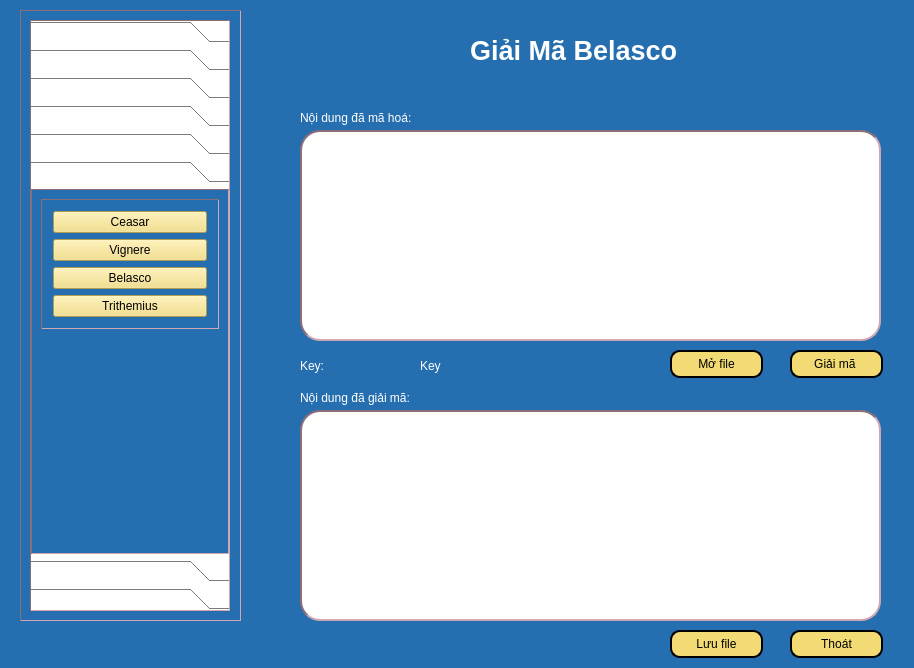
<?xml version="1.0" encoding="UTF-8"?>
<ui version="4.0">
 <class>Dialog</class>
 <widget class="QDialog" name="Dialog">
  <property name="geometry">
   <rect>
    <x>0</x>
    <y>0</y>
    <width>914</width>
    <height>668</height>
   </rect>
  </property>
  <property name="windowTitle">
   <string>Dialog</string>
  </property>
  <property name="styleSheet">
   <string notr="true">background-color:rgb(37, 111, 176);
color:white;</string>
  </property>
  <widget class="QPushButton" name="btnSaveFile">
   <property name="geometry">
    <rect>
     <x>670</x>
     <y>630</y>
     <width>93</width>
     <height>28</height>
    </rect>
   </property>
   <property name="styleSheet">
    <string notr="true">background-color: rgb(242, 219, 116);
border-radius: 10px;
border: 2px solid black;
color:black;</string>
   </property>
   <property name="text">
    <string>Lưu file</string>
   </property>
   <property name="icon">
    <iconset>
     <normaloff>../Icon/icons8-save-file-64.png</normaloff>../Icon/icons8-save-file-64.png</iconset>
   </property>
  </widget>
  <widget class="QLabel" name="label_4">
   <property name="geometry">
    <rect>
     <x>300</x>
     <y>390</y>
     <width>181</width>
     <height>16</height>
    </rect>
   </property>
   <property name="text">
    <string>Nội dung đã giải mã:</string>
   </property>
  </widget>
  <widget class="QPushButton" name="btnOpenFile">
   <property name="geometry">
    <rect>
     <x>670</x>
     <y>350</y>
     <width>93</width>
     <height>28</height>
    </rect>
   </property>
   <property name="styleSheet">
    <string notr="true">background-color: rgb(242, 219, 116);
border-radius: 10px;
border: 2px solid black;
color:black;</string>
   </property>
   <property name="text">
    <string>Mở file</string>
   </property>
   <property name="icon">
    <iconset>
     <normaloff>../Icon/icons8-open-file-40.png</normaloff>../Icon/icons8-open-file-40.png</iconset>
   </property>
  </widget>
  <widget class="QLabel" name="label_2">
   <property name="geometry">
    <rect>
     <x>300</x>
     <y>110</y>
     <width>181</width>
     <height>16</height>
    </rect>
   </property>
   <property name="text">
    <string>Nội dung đã mã hoá:</string>
   </property>
  </widget>
  <widget class="QLabel" name="label_3">
   <property name="geometry">
    <rect>
     <x>300</x>
     <y>350</y>
     <width>131</width>
     <height>31</height>
    </rect>
   </property>
   <property name="text">
    <string>Key:</string>
   </property>
  </widget>
  <widget class="QPushButton" name="btnGiaiMa">
   <property name="geometry">
    <rect>
     <x>790</x>
     <y>350</y>
     <width>93</width>
     <height>28</height>
    </rect>
   </property>
   <property name="styleSheet">
    <string notr="true">background-color: rgb(242, 219, 116);
border-radius: 10px;
border: 2px solid black;
color:black;</string>
   </property>
   <property name="text">
    <string>Giải mã </string>
   </property>
   <property name="icon">
    <iconset>
     <normaloff>../Icon/icons8-encode-32.png</normaloff>../Icon/icons8-encode-32.png</iconset>
   </property>
  </widget>
  <widget class="QLabel" name="label">
   <property name="geometry">
    <rect>
     <x>470</x>
     <y>10</y>
     <width>281</width>
     <height>81</height>
    </rect>
   </property>
   <property name="font">
    <font>
     <pointsize>20</pointsize>
     <weight>75</weight>
     <bold>true</bold>
    </font>
   </property>
   <property name="text">
    <string>Giải Mã Belasco</string>
   </property>
  </widget>
  <widget class="QTextEdit" name="txtVanBanGoc">
   <property name="geometry">
    <rect>
     <x>300</x>
     <y>410</y>
     <width>581</width>
     <height>211</height>
    </rect>
   </property>
   <property name="styleSheet">
    <string notr="true">background-color: white;
border: 2px inset #8b6f78;
border-radius:20px;
color:black;</string>
   </property>
  </widget>
  <widget class="QTextEdit" name="txtCiphertext">
   <property name="geometry">
    <rect>
     <x>300</x>
     <y>130</y>
     <width>581</width>
     <height>211</height>
    </rect>
   </property>
   <property name="styleSheet">
    <string notr="true">background-color: white;
border: 2px inset #8b6f78;
border-radius:20px;
color:black;</string>
   </property>
  </widget>
  <widget class="QLabel" name="txtKey">
   <property name="geometry">
    <rect>
     <x>420</x>
     <y>350</y>
     <width>91</width>
     <height>31</height>
    </rect>
   </property>
   <property name="styleSheet">
    <string notr="true"/>
   </property>
   <property name="text">
    <string>Key</string>
   </property>
  </widget>
  <widget class="QPushButton" name="btnClose">
   <property name="geometry">
    <rect>
     <x>790</x>
     <y>630</y>
     <width>93</width>
     <height>28</height>
    </rect>
   </property>
   <property name="styleSheet">
    <string notr="true">background-color: rgb(242, 219, 116);
border-radius: 10px;
border: 2px solid black;
color:black;</string>
   </property>
   <property name="text">
    <string>Thoát</string>
   </property>
   <property name="icon">
    <iconset>
     <normaloff>../Icon/icons8-exit-50.png</normaloff>../Icon/icons8-exit-50.png</iconset>
   </property>
  </widget>
  <widget class="QFrame" name="frame">
   <property name="geometry">
    <rect>
     <x>20</x>
     <y>10</y>
     <width>221</width>
     <height>611</height>
    </rect>
   </property>
   <property name="styleSheet">
    <string notr="true">QFrame {
  border-width: 1px;
  border: 1px inset #8b6f78;
}</string>
   </property>
   <property name="frameShape">
    <enum>QFrame::StyledPanel</enum>
   </property>
   <property name="frameShadow">
    <enum>QFrame::Raised</enum>
   </property>
   <layout class="QVBoxLayout" name="verticalLayout_8">
    <item>
     <widget class="QToolBox" name="toolBox">
      <property name="enabled">
       <bool>true</bool>
      </property>
      <property name="sizePolicy">
       <sizepolicy hsizetype="Preferred" vsizetype="Preferred">
        <horstretch>0</horstretch>
        <verstretch>0</verstretch>
       </sizepolicy>
      </property>
      <property name="maximumSize">
       <size>
        <width>200</width>
        <height>16777215</height>
       </size>
      </property>
      <property name="layoutDirection">
       <enum>Qt::LeftToRight</enum>
      </property>
      <property name="styleSheet">
       <string notr="true">QPushButton {
  background-color: #FFC4D0;
}
QToolBox {
 background-color: #FFFFFF;;
  color: #EEEEEE;
}</string>
      </property>
      <property name="currentIndex">
       <number>5</number>
      </property>
      <widget class="QWidget" name="page">
       <property name="geometry">
        <rect>
         <x>0</x>
         <y>0</y>
         <width>119</width>
         <height>74</height>
        </rect>
       </property>
       <attribute name="label">
        <string>Mã hóa chuyển vị</string>
       </attribute>
       <layout class="QVBoxLayout" name="verticalLayout_3">
        <item alignment="Qt::AlignTop">
         <widget class="QFrame" name="frame_6">
          <property name="frameShape">
           <enum>QFrame::StyledPanel</enum>
          </property>
          <property name="frameShadow">
           <enum>QFrame::Raised</enum>
          </property>
          <layout class="QVBoxLayout" name="verticalLayout_5">
           <property name="leftMargin">
            <number>11</number>
           </property>
           <property name="topMargin">
            <number>11</number>
           </property>
           <property name="rightMargin">
            <number>11</number>
           </property>
           <property name="bottomMargin">
            <number>11</number>
           </property>
           <item>
            <widget class="QPushButton" name="actionHai_dong_MaHoa">
             <property name="styleSheet">
              <string notr="true">background-color: rgb(242, 219, 116);
color:black;</string>
             </property>
             <property name="text">
              <string>Chuyển vị hai dòng</string>
             </property>
            </widget>
           </item>
           <item>
            <widget class="QPushButton" name="actionNhieu_dong_MaHoa">
             <property name="styleSheet">
              <string notr="true">background-color: rgb(242, 219, 116);
color:black;</string>
             </property>
             <property name="text">
              <string>Chuyển vị nhiều dòng</string>
             </property>
            </widget>
           </item>
          </layout>
         </widget>
        </item>
       </layout>
      </widget>
      <widget class="QWidget" name="page_2">
       <property name="geometry">
        <rect>
         <x>0</x>
         <y>0</y>
         <width>98</width>
         <height>106</height>
        </rect>
       </property>
       <attribute name="label">
        <string>Mã hóa thay thế</string>
       </attribute>
       <layout class="QVBoxLayout" name="verticalLayout_4">
        <item alignment="Qt::AlignTop">
         <widget class="QFrame" name="frame_10">
          <property name="frameShape">
           <enum>QFrame::StyledPanel</enum>
          </property>
          <property name="frameShadow">
           <enum>QFrame::Raised</enum>
          </property>
          <layout class="QVBoxLayout" name="verticalLayout_6">
           <item>
            <widget class="QPushButton" name="actionCeasar_MaHoa">
             <property name="styleSheet">
              <string notr="true">background-color: rgb(242, 219, 116);
color:black;</string>
             </property>
             <property name="text">
              <string>Ceasar</string>
             </property>
            </widget>
           </item>
           <item>
            <widget class="QPushButton" name="actionVignere_MaHoa">
             <property name="styleSheet">
              <string notr="true">background-color: rgb(242, 219, 116);
color:black;</string>
             </property>
             <property name="text">
              <string>Vignere</string>
             </property>
            </widget>
           </item>
           <item>
            <widget class="QPushButton" name="actionBelasco_MaHoa">
             <property name="styleSheet">
              <string notr="true">background-color: rgb(242, 219, 116);
color:black;</string>
             </property>
             <property name="text">
              <string>Belasco</string>
             </property>
            </widget>
           </item>
           <item>
            <widget class="QPushButton" name="actionTrithemius_MaHoa">
             <property name="styleSheet">
              <string notr="true">background-color: rgb(242, 219, 116);
color:black;</string>
             </property>
             <property name="text">
              <string>Trithemius</string>
             </property>
            </widget>
           </item>
          </layout>
         </widget>
        </item>
       </layout>
      </widget>
      <widget class="QWidget" name="page_3">
       <property name="geometry">
        <rect>
         <x>0</x>
         <y>0</y>
         <width>98</width>
         <height>106</height>
        </rect>
       </property>
       <attribute name="label">
        <string>Mã hóa XOR</string>
       </attribute>
       <layout class="QVBoxLayout" name="verticalLayout_7">
        <item alignment="Qt::AlignTop">
         <widget class="QFrame" name="frame_11">
          <property name="frameShape">
           <enum>QFrame::StyledPanel</enum>
          </property>
          <property name="frameShadow">
           <enum>QFrame::Raised</enum>
          </property>
          <layout class="QVBoxLayout" name="verticalLayout_9">
           <item>
            <widget class="QPushButton" name="actionXORCeasar_MaHoa">
             <property name="styleSheet">
              <string notr="true">background-color: rgb(242, 219, 116);
color:black;</string>
             </property>
             <property name="text">
              <string>Ceasar</string>
             </property>
            </widget>
           </item>
           <item>
            <widget class="QPushButton" name="actionXORVignere_MaHoa">
             <property name="styleSheet">
              <string notr="true">background-color: rgb(242, 219, 116);
color:black;</string>
             </property>
             <property name="text">
              <string>Vignere</string>
             </property>
            </widget>
           </item>
           <item>
            <widget class="QPushButton" name="actionXORBelasco_MaHoa">
             <property name="styleSheet">
              <string notr="true">background-color: rgb(242, 219, 116);
color:black;</string>
             </property>
             <property name="text">
              <string>Belasco</string>
             </property>
            </widget>
           </item>
           <item>
            <widget class="QPushButton" name="actionXORTrithemius_MaHoa">
             <property name="styleSheet">
              <string notr="true">background-color: rgb(242, 219, 116);
color:black;</string>
             </property>
             <property name="text">
              <string>Trithemius</string>
             </property>
            </widget>
           </item>
          </layout>
         </widget>
        </item>
       </layout>
      </widget>
      <widget class="QWidget" name="page_4">
       <property name="geometry">
        <rect>
         <x>0</x>
         <y>0</y>
         <width>98</width>
         <height>85</height>
        </rect>
       </property>
       <attribute name="label">
        <string>Mã hóa hiện đại</string>
       </attribute>
       <layout class="QVBoxLayout" name="verticalLayout_11">
        <item alignment="Qt::AlignTop">
         <widget class="QFrame" name="frame_12">
          <property name="frameShape">
           <enum>QFrame::StyledPanel</enum>
          </property>
          <property name="frameShadow">
           <enum>QFrame::Raised</enum>
          </property>
          <layout class="QVBoxLayout" name="verticalLayout_10">
           <item>
            <widget class="QPushButton" name="actionDES_MaHoa">
             <property name="styleSheet">
              <string notr="true">background-color: rgb(242, 219, 116);
color:black;</string>
             </property>
             <property name="text">
              <string>SDES</string>
             </property>
            </widget>
           </item>
           <item>
            <widget class="QPushButton" name="actionAES_MaHoa">
             <property name="styleSheet">
              <string notr="true">background-color: rgb(242, 219, 116);
color:black;</string>
             </property>
             <property name="text">
              <string>AES</string>
             </property>
            </widget>
           </item>
           <item>
            <widget class="QPushButton" name="actionRSA_MaHoa">
             <property name="styleSheet">
              <string notr="true">background-color: rgb(242, 219, 116);
color:black;</string>
             </property>
             <property name="text">
              <string>RSA</string>
             </property>
            </widget>
           </item>
          </layout>
         </widget>
        </item>
       </layout>
      </widget>
      <widget class="QWidget" name="page_5">
       <property name="geometry">
        <rect>
         <x>0</x>
         <y>0</y>
         <width>119</width>
         <height>74</height>
        </rect>
       </property>
       <attribute name="label">
        <string>Giải mã chuyển vị</string>
       </attribute>
       <layout class="QVBoxLayout" name="verticalLayout_18">
        <item alignment="Qt::AlignTop">
         <widget class="QFrame" name="frame_13">
          <property name="frameShape">
           <enum>QFrame::StyledPanel</enum>
          </property>
          <property name="frameShadow">
           <enum>QFrame::Raised</enum>
          </property>
          <layout class="QVBoxLayout" name="verticalLayout_19">
           <property name="leftMargin">
            <number>11</number>
           </property>
           <property name="topMargin">
            <number>11</number>
           </property>
           <property name="rightMargin">
            <number>11</number>
           </property>
           <property name="bottomMargin">
            <number>11</number>
           </property>
           <item>
            <widget class="QPushButton" name="actionHai_dong_GiaiMa">
             <property name="styleSheet">
              <string notr="true">background-color: rgb(242, 219, 116);
color:black;</string>
             </property>
             <property name="text">
              <string>Chuyển vị 2 dòng</string>
             </property>
            </widget>
           </item>
           <item>
            <widget class="QPushButton" name="actionNhieu_dong_GiaiMa">
             <property name="styleSheet">
              <string notr="true">background-color: rgb(242, 219, 116);
color:black;</string>
             </property>
             <property name="text">
              <string>Chuyển vị nhiều dòng</string>
             </property>
            </widget>
           </item>
          </layout>
         </widget>
        </item>
       </layout>
      </widget>
      <widget class="QWidget" name="page_6">
       <property name="geometry">
        <rect>
         <x>0</x>
         <y>0</y>
         <width>196</width>
         <height>417</height>
        </rect>
       </property>
       <attribute name="label">
        <string>Giải mã thay thế</string>
       </attribute>
       <layout class="QVBoxLayout" name="verticalLayout_20">
        <item alignment="Qt::AlignTop">
         <widget class="QFrame" name="frame_18">
          <property name="frameShape">
           <enum>QFrame::StyledPanel</enum>
          </property>
          <property name="frameShadow">
           <enum>QFrame::Raised</enum>
          </property>
          <layout class="QVBoxLayout" name="verticalLayout_21">
           <property name="leftMargin">
            <number>11</number>
           </property>
           <property name="topMargin">
            <number>11</number>
           </property>
           <property name="rightMargin">
            <number>11</number>
           </property>
           <property name="bottomMargin">
            <number>11</number>
           </property>
           <item>
            <widget class="QPushButton" name="actionCeasar_GiaiMa">
             <property name="styleSheet">
              <string notr="true">background-color: rgb(242, 219, 116);
color:black;</string>
             </property>
             <property name="text">
              <string>Ceasar</string>
             </property>
            </widget>
           </item>
           <item>
            <widget class="QPushButton" name="actionVignere_GiaiMa">
             <property name="styleSheet">
              <string notr="true">background-color: rgb(242, 219, 116);
color:black;</string>
             </property>
             <property name="text">
              <string>Vignere</string>
             </property>
            </widget>
           </item>
           <item>
            <widget class="QPushButton" name="actionBelasco_GiaiMa">
             <property name="styleSheet">
              <string notr="true">background-color: rgb(242, 219, 116);
color:black;</string>
             </property>
             <property name="text">
              <string>Belasco</string>
             </property>
            </widget>
           </item>
           <item>
            <widget class="QPushButton" name="actionTrithemius_GiaiMa">
             <property name="styleSheet">
              <string notr="true">background-color: rgb(242, 219, 116);
color:black;</string>
             </property>
             <property name="text">
              <string>Trithemius</string>
             </property>
            </widget>
           </item>
          </layout>
         </widget>
        </item>
       </layout>
      </widget>
      <widget class="QWidget" name="page_7">
       <property name="geometry">
        <rect>
         <x>0</x>
         <y>0</y>
         <width>98</width>
         <height>116</height>
        </rect>
       </property>
       <attribute name="label">
        <string>Giải mã XOR</string>
       </attribute>
       <layout class="QVBoxLayout" name="verticalLayout_22">
        <item alignment="Qt::AlignTop">
         <widget class="QFrame" name="frame_19">
          <property name="frameShape">
           <enum>QFrame::StyledPanel</enum>
          </property>
          <property name="frameShadow">
           <enum>QFrame::Raised</enum>
          </property>
          <layout class="QVBoxLayout" name="verticalLayout_23">
           <property name="leftMargin">
            <number>11</number>
           </property>
           <property name="topMargin">
            <number>11</number>
           </property>
           <property name="rightMargin">
            <number>11</number>
           </property>
           <property name="bottomMargin">
            <number>11</number>
           </property>
           <item>
            <widget class="QPushButton" name="actionXORCeasar_GiaiMa">
             <property name="styleSheet">
              <string notr="true">background-color: rgb(242, 219, 116);
color:black;</string>
             </property>
             <property name="text">
              <string>Ceasar</string>
             </property>
            </widget>
           </item>
           <item>
            <widget class="QPushButton" name="actionXORVignere_GiaiMa">
             <property name="styleSheet">
              <string notr="true">background-color: rgb(242, 219, 116);
color:black;</string>
             </property>
             <property name="text">
              <string>Vignere</string>
             </property>
            </widget>
           </item>
           <item>
            <widget class="QPushButton" name="actionXORBelasco_GiaiMa">
             <property name="styleSheet">
              <string notr="true">background-color: rgb(242, 219, 116);
color:black;</string>
             </property>
             <property name="text">
              <string>Belasco</string>
             </property>
            </widget>
           </item>
           <item>
            <widget class="QPushButton" name="actionXORTrithemius_GiaiMa">
             <property name="styleSheet">
              <string notr="true">background-color: rgb(242, 219, 116);
color:black;</string>
             </property>
             <property name="text">
              <string>Trithemius</string>
             </property>
            </widget>
           </item>
          </layout>
         </widget>
        </item>
       </layout>
      </widget>
      <widget class="QWidget" name="page_8">
       <property name="geometry">
        <rect>
         <x>0</x>
         <y>0</y>
         <width>98</width>
         <height>85</height>
        </rect>
       </property>
       <attribute name="label">
        <string>Giải mã hiện đại</string>
       </attribute>
       <layout class="QVBoxLayout" name="verticalLayout_24">
        <item alignment="Qt::AlignTop">
         <widget class="QFrame" name="frame_20">
          <property name="frameShape">
           <enum>QFrame::StyledPanel</enum>
          </property>
          <property name="frameShadow">
           <enum>QFrame::Raised</enum>
          </property>
          <layout class="QVBoxLayout" name="verticalLayout_25">
           <item>
            <widget class="QPushButton" name="actionDES_GiaiMa">
             <property name="styleSheet">
              <string notr="true">background-color: rgb(242, 219, 116);
color:black;</string>
             </property>
             <property name="text">
              <string>SDES</string>
             </property>
            </widget>
           </item>
           <item>
            <widget class="QPushButton" name="actionAES_GiaiMa">
             <property name="styleSheet">
              <string notr="true">background-color: rgb(242, 219, 116);
color:black;</string>
             </property>
             <property name="text">
              <string>AES</string>
             </property>
            </widget>
           </item>
           <item>
            <widget class="QPushButton" name="actionRSA_GiaiMa">
             <property name="styleSheet">
              <string notr="true">background-color: rgb(242, 219, 116);
color:black;</string>
             </property>
             <property name="text">
              <string>RSA</string>
             </property>
            </widget>
           </item>
          </layout>
         </widget>
        </item>
       </layout>
      </widget>
     </widget>
    </item>
   </layout>
  </widget>
 </widget>
 <resources/>
 <connections/>
</ui>
